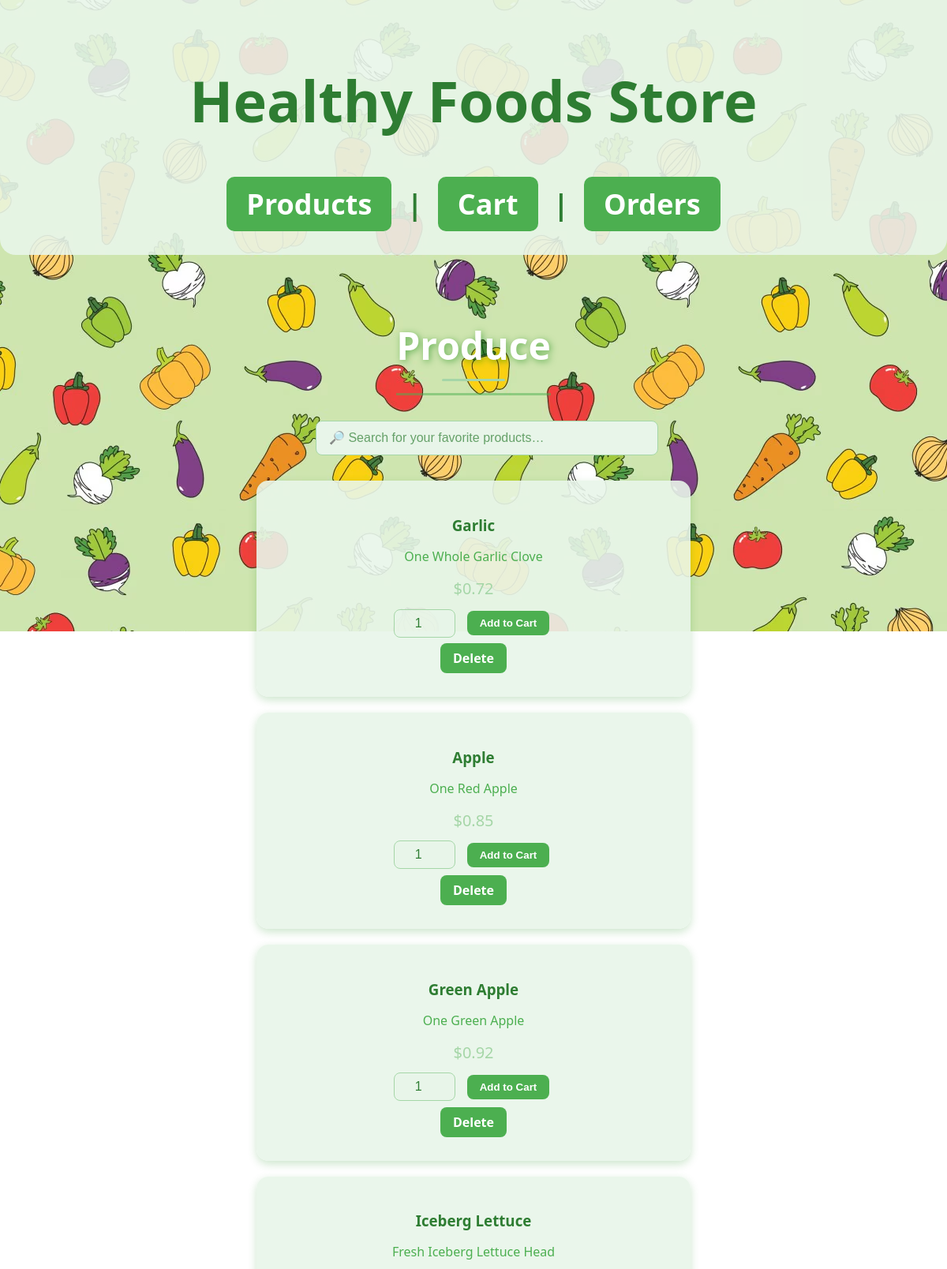
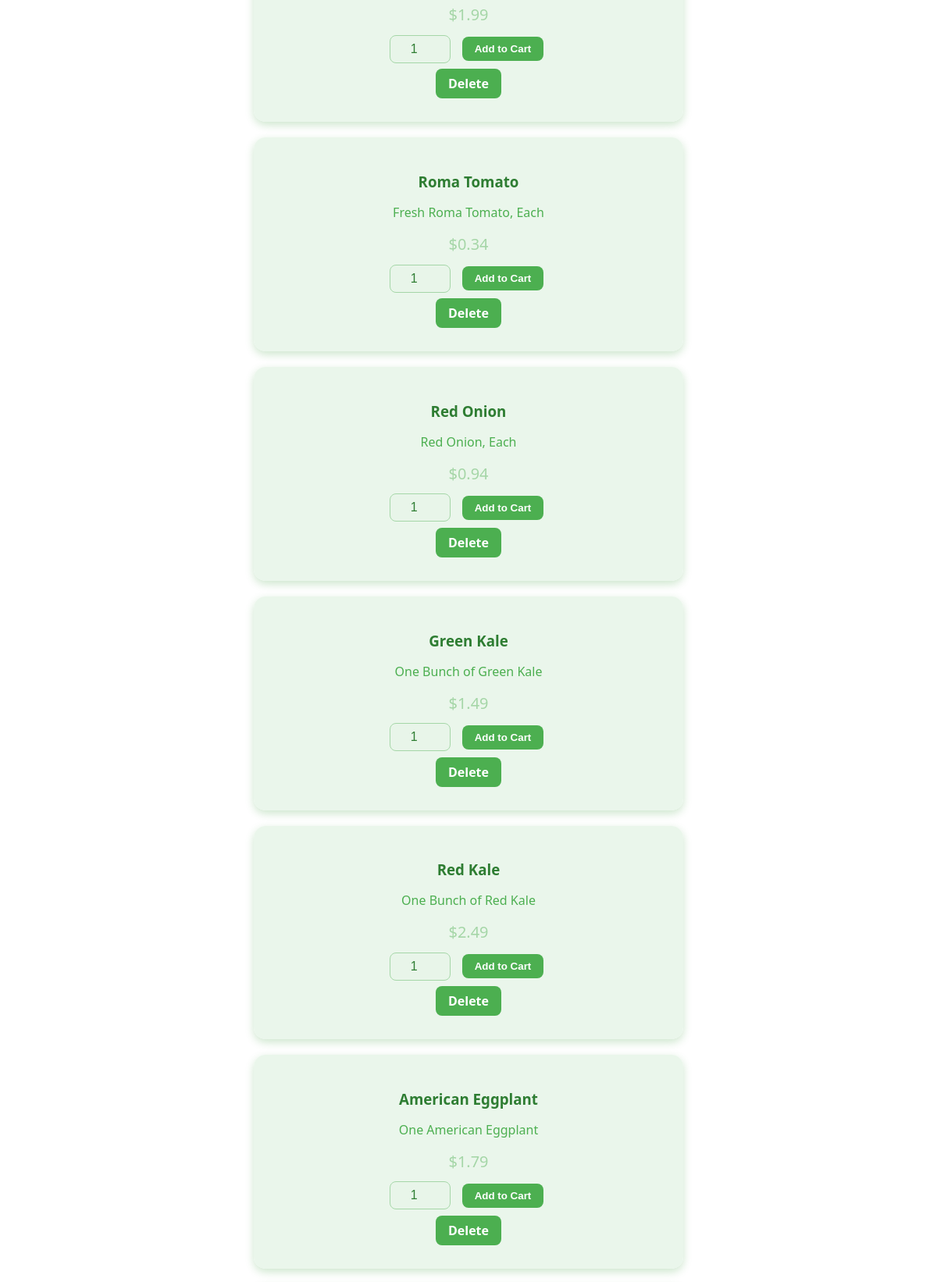
The page / (upper part) on the database its author committed (2 pictures, top to bottom).
### app.py (models this page shows)
class Product(db.Model):
    id = db.Column(db.Integer, primary_key=True)
    name = db.Column(db.String(100), nullable=False)
    description = db.Column(db.Text)
    price = db.Column(db.Float, nullable=False)

### app.py (the view)
@app.route('/')
def product_list():
    products = Product.query.all()
    return render_template('products.html', products=products)

### templates/products.html (shortened to what this page needs)
{% extends 'base.html' %}
{% block content %}
<div class="parallax"></div>
<div class="container">
    <h2 class="section-title">Produce</h2>
    <div class="search-container">
        <input type="text"
               id="search-bar"
               placeholder="🔎 Search for your favorite products…">
    </div>
    {% for product in products %}
    <div class="product-card">
        <h3>{{ product.name }}</h3>
        <p>{{ product.description }}</p>
        <p class="price">${{ "%.2f"|format(product.price) }}</p>
        <form action="{{ url_for('add_to_cart', product_id=product.id) }}" method="POST">
            <input type="number" name="quantity" value="1" min="1" class="quantity-input">
            <button type="submit" class="add-to-cart-btn">Add to Cart</button>
        </form>
        <a href="{{ url_for('delete_product', product_id=product.id, admin_key='sdev220_team2_admin') }}">Delete</a>
    </div>
    {% endfor %}
</div>
{% endblock %}

### static/style.css (style rules this page uses)
html, body { font-family: 'Segoe UI', Tahoma, Geneva, Verdana, sans-serif; background-color: transparent; color: #FFFFFF; margin: 0; padding: 0; height: 100%; width: 100%; overflow-x: hidden; }
.parallax { background-image: url('images/healthy-vegetables-background.png'); height: 100vh; width: 100vw; background-attachment: fixed; background-position: center; background-repeat: repeat; background-size: 626px 626px; position: fixed; top: 0; left: 0; z-index: -1; image-rendering: optimizeQuality; }
h2.section-title { text-align: center; font-size: 3rem; font-weight: 800; color: #FFFFFF; text-shadow: 2px 2px 8px rgba(0, 128, 0, 0.5); margin: 50px auto 30px; padding-bottom: 15px; border-bottom: 3px solid rgba(76, 175, 80, 0.5); width: fit-content; animation: fadeIn 1.5s ease-in-out; }
h2.section-title::after { content: ""; display: block; width: 80px; height: 3px; background: #A5D6A7; margin: 10px auto 0; border-radius: 5px; }
.container { max-width: 900px; margin: 0 auto; padding: 2rem; position: relative; z-index: 2; background-color: rgba(232, 245, 233, 0.0); border-radius: 15px; min-height: 100vh; box-shadow: 0 0px 0px rgba(0, 128, 0, 0.2); }
.search-container { margin: 2rem auto; max-width: 400px; width: 90%; }
.search-container input#search-bar { width: 100%; padding: 0.75em 1em; font-size: 1rem; border: 1px solid #A5D6A7; border-radius: 0.5rem; background-color: rgba(232, 245, 233, 1.0); color: #2E7D32; transition: border-color .2s, box-shadow .2s; }
.search-container input#search-bar::placeholder { color: rgba(46, 125, 50, 0.7); }
.product-card { background-color: rgba(232, 245, 233, 0.9); border-radius: 15px; box-shadow: 0 4px 12px rgba(0, 128, 0, 0.2); padding: 25px; margin: 20px auto; max-width: 500px; text-align: center; }
.product-card h3 { margin-bottom: 10px; color: #2E7D32; }
.product-card p { color: #4CAF50; }
.product-card .price { color: #A5D6A7; font-size: 20px; margin: 10px 0; }
.product-card form { display: flex; justify-content: center; align-items: center; gap: 10px; margin-top: 10px; }
.product-card .quantity-input { width: 60px; padding: 8px; font-size: 1rem; border: 1px solid #A5D6A7; border-radius: 8px; background-color: rgba(232, 245, 233, 0.8); color: #2E7D32; text-align: center; }
.product-card .add-to-cart-btn, .product-card a { background-color: #4CAF50; color: #FFFFFF; padding: 8px 16px; text-decoration: none; border-radius: 8px; margin: 5px; display: inline-block; font-weight: bold; border: none; cursor: pointer; transition: background-color 0.3s ease; }
table, th, td, form, .success { display: none; }

### rows shown on the page
Product: name "Garlic", description "One Whole Garlic Clove", price "0.72"
Product: name "Apple", description "One Red Apple", price "0.85"
Product: name "Green Apple", description "One Green Apple", price "0.92"
Product: name "Iceberg Lettuce", description "Fresh Iceberg Lettuce Head", price "1.99"
Product: name "Roma Tomato", description "Fresh Roma Tomato, Each", price "0.34"
Product: name "Red Onion", description "Red Onion, Each", price "0.94"
Product: name "Green Kale", description "One Bunch of Green Kale", price "1.49"
Product: name "Red Kale", description "One Bunch of Red Kale", price "2.49"
Product: name "American Eggplant", description "One American Eggplant", price "1.79"
